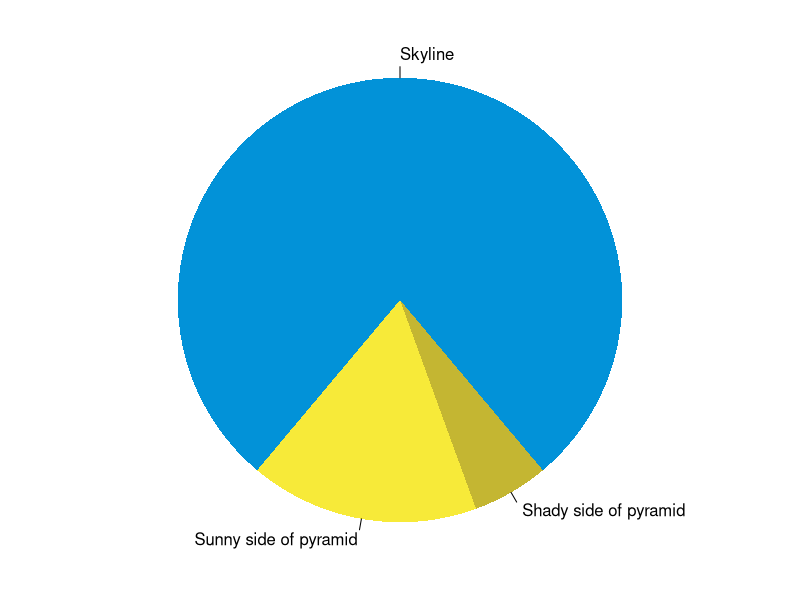

The R script that drew this image:
## ---- chunk 1
knitr::opts_chunk$set(collapse = TRUE)
## ---- chunk 2
summary(cars)
fit <- lm(dist ~ speed, data = cars)
fit
## ---- chunk 3
par(mar = c(0, 1, 0, 1))
pie(
  c(280, 60, 20),
  c('Skyline', 'Sunny side of pyramid', 'Shady side of pyramid'),
  col = c('#0292D8', '#F7EA39', '#C4B632'),
  init.angle = -50, border = NA
)
